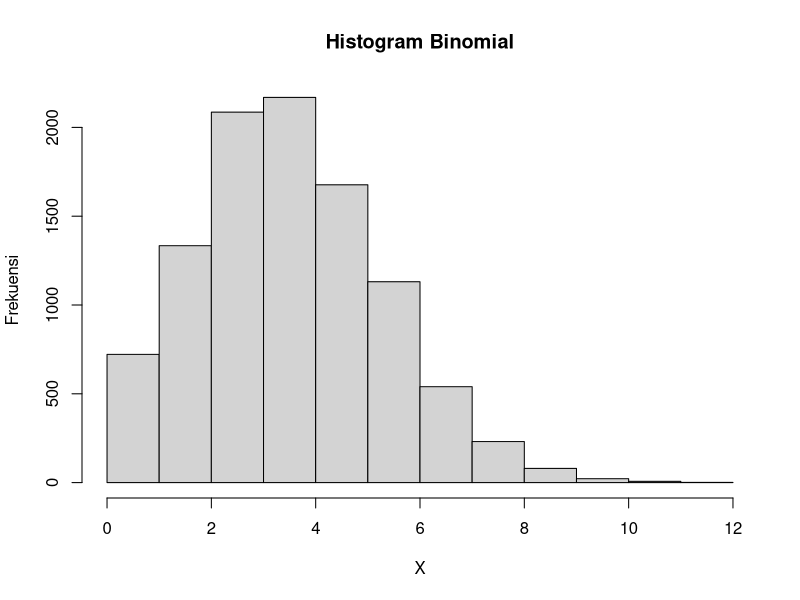

Here is the R script that generated this plot:
#a
n = 20
x = 4
p = 0.2
dbinom(x, n, p)

#b
set.seed(10)
x = 10000
n = 20
p = 0.2
hist(rbinom(x, n, p), xlab = "X", ylab = "Frekuensi", main = "Histogram Binomial")

#c
n = 20
p = 0.2
mean = n*p
varian = n*p*(1-p)